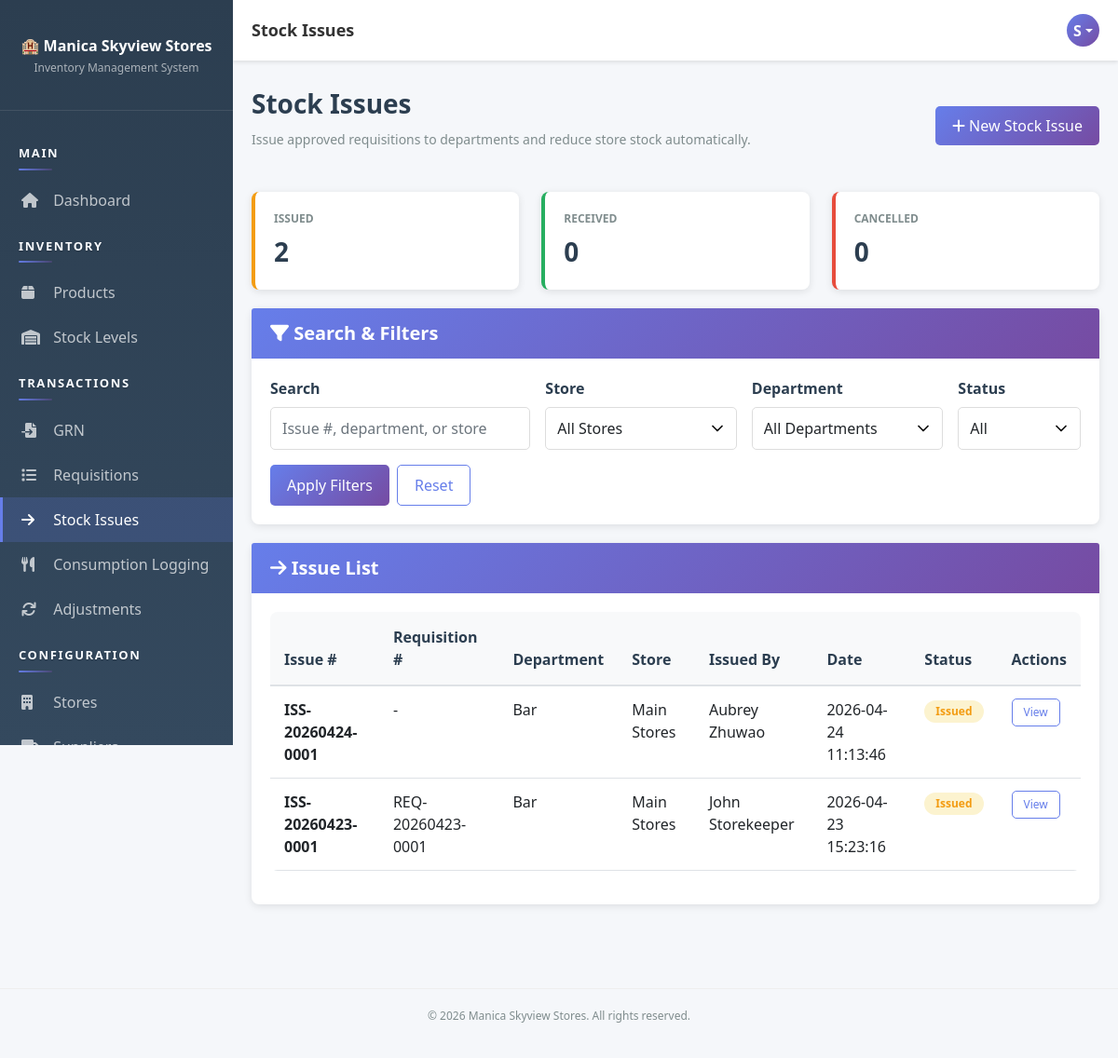
/pages/stock-issues/index.php (signed in), run on an earlier commit of the app's database.
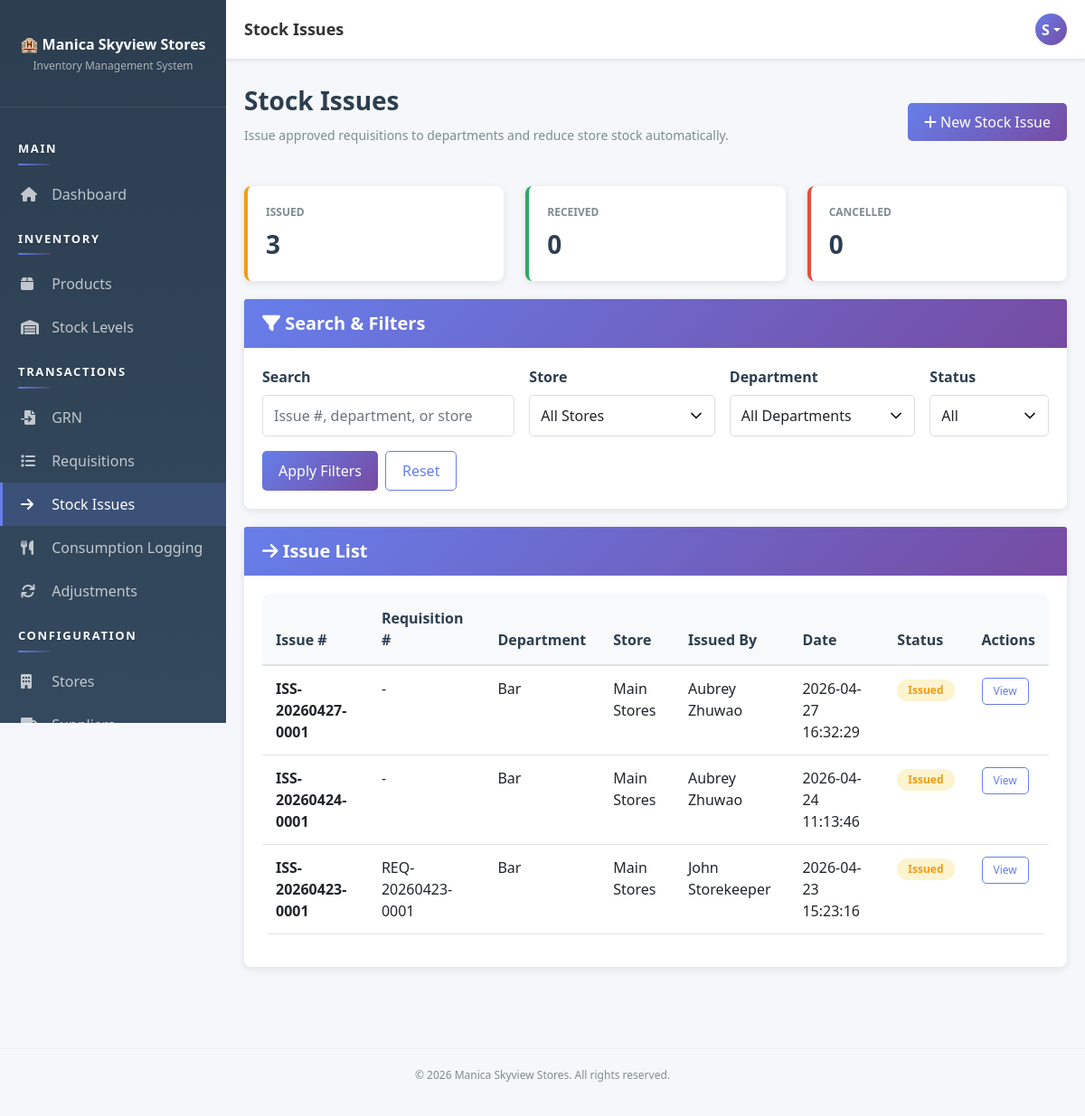
And on a later commit of the database.
### tables this page shows
CREATE TABLE `stock_issues` (
  `issue_id` int(11) NOT NULL AUTO_INCREMENT,
  `issue_number` varchar(50) NOT NULL,
  `requisition_id` int(11) DEFAULT NULL,
  `store_id` int(11) NOT NULL,
  `department_id` int(11) NOT NULL,
  `issued_by` int(11) NOT NULL,
  `issue_date` datetime DEFAULT current_timestamp(),
  `received_by` int(11) DEFAULT NULL,
  `received_date` datetime DEFAULT NULL,
  `status` enum('issued','received','cancelled') DEFAULT 'issued',
  `notes` text DEFAULT NULL,
  `created_at` timestamp NOT NULL DEFAULT current_timestamp(),
  `updated_at` timestamp NOT NULL DEFAULT current_timestamp() ON UPDATE current_timestamp(),
  PRIMARY KEY (`issue_id`),
  UNIQUE KEY `issue_number` (`issue_number`),
  KEY `requisition_id` (`requisition_id`),
  KEY `store_id` (`store_id`),
  KEY `department_id` (`department_id`),
  KEY `issued_by` (`issued_by`),
  KEY `received_by` (`received_by`),
  KEY `idx_issue_date` (`issue_date`),
  CONSTRAINT `stock_issues_ibfk_1` FOREIGN KEY (`requisition_id`) REFERENCES `requisitions` (`requisition_id`),
  CONSTRAINT `stock_issues_ibfk_2` FOREIGN KEY (`store_id`) REFERENCES `stores` (`store_id`),
  CONSTRAINT `stock_issues_ibfk_3` FOREIGN KEY (`department_id`) REFERENCES `departments` (`dept_id`),
  CONSTRAINT `stock_issues_ibfk_4` FOREIGN KEY (`issued_by`) REFERENCES `users` (`user_id`),
  CONSTRAINT `stock_issues_ibfk_5` FOREIGN KEY (`received_by`) REFERENCES `users` (`user_id`)
);

CREATE TABLE `departments` (
  `dept_id` int(11) NOT NULL AUTO_INCREMENT,
  `dept_name` varchar(100) NOT NULL,
  `dept_code` varchar(20) NOT NULL,
  `head_user_id` int(11) DEFAULT NULL,
  `status` enum('active','inactive') DEFAULT 'active',
  `monthly_budget` decimal(12,2) NOT NULL DEFAULT 0.00,
  `weekly_budget` decimal(12,2) NOT NULL DEFAULT 0.00,
  `created_at` timestamp NOT NULL DEFAULT current_timestamp(),
  PRIMARY KEY (`dept_id`),
  UNIQUE KEY `dept_code` (`dept_code`),
  KEY `head_user_id` (`head_user_id`),
  CONSTRAINT `departments_ibfk_1` FOREIGN KEY (`head_user_id`) REFERENCES `users` (`user_id`)
);

CREATE TABLE `stores` (
  `store_id` int(11) NOT NULL AUTO_INCREMENT,
  `store_name` varchar(100) NOT NULL,
  `store_code` varchar(20) NOT NULL,
  `location` varchar(100) DEFAULT NULL,
  `responsible_user_id` int(11) DEFAULT NULL,
  `description` text DEFAULT NULL,
  `status` enum('active','inactive') DEFAULT 'active',
  `created_at` timestamp NOT NULL DEFAULT current_timestamp(),
  `updated_at` timestamp NOT NULL DEFAULT current_timestamp() ON UPDATE current_timestamp(),
  PRIMARY KEY (`store_id`),
  UNIQUE KEY `store_code` (`store_code`),
  KEY `responsible_user_id` (`responsible_user_id`),
  CONSTRAINT `stores_ibfk_1` FOREIGN KEY (`responsible_user_id`) REFERENCES `users` (`user_id`)
);

CREATE TABLE `users` (
  `user_id` int(11) NOT NULL AUTO_INCREMENT,
  `username` varchar(50) NOT NULL,
  `email` varchar(100) NOT NULL,
  `password` varchar(255) NOT NULL,
  `full_name` varchar(100) NOT NULL,
  `role_id` int(11) NOT NULL,
  `status` enum('active','inactive') DEFAULT 'active',
  `created_at` timestamp NOT NULL DEFAULT current_timestamp(),
  `updated_at` timestamp NOT NULL DEFAULT current_timestamp() ON UPDATE current_timestamp(),
  PRIMARY KEY (`user_id`),
  UNIQUE KEY `username` (`username`),
  UNIQUE KEY `email` (`email`),
  KEY `role_id` (`role_id`),
  CONSTRAINT `users_ibfk_1` FOREIGN KEY (`role_id`) REFERENCES `roles` (`role_id`)
);

CREATE TABLE `requisitions` (
  `requisition_id` int(11) NOT NULL AUTO_INCREMENT,
  `requisition_number` varchar(50) NOT NULL,
  `department_id` int(11) NOT NULL,
  `store_id` int(11) NOT NULL,
  `requested_by` int(11) NOT NULL,
  `requested_date` datetime DEFAULT current_timestamp(),
  `status` enum('draft','pending','approved','rejected','issued') DEFAULT 'draft',
  `approved_by` int(11) DEFAULT NULL,
  `approval_date` datetime DEFAULT NULL,
  `rejection_reason` text DEFAULT NULL,
  `notes` text DEFAULT NULL,
  `created_at` timestamp NOT NULL DEFAULT current_timestamp(),
  `updated_at` timestamp NOT NULL DEFAULT current_timestamp() ON UPDATE current_timestamp(),
  PRIMARY KEY (`requisition_id`),
  UNIQUE KEY `requisition_number` (`requisition_number`),
  KEY `department_id` (`department_id`),
  KEY `store_id` (`store_id`),
  KEY `requested_by` (`requested_by`),
  KEY `approved_by` (`approved_by`),
  KEY `idx_requisition_date` (`requested_date`),
  CONSTRAINT `requisitions_ibfk_1` FOREIGN KEY (`department_id`) REFERENCES `departments` (`dept_id`),
  CONSTRAINT `requisitions_ibfk_2` FOREIGN KEY (`store_id`) REFERENCES `stores` (`store_id`),
  CONSTRAINT `requisitions_ibfk_3` FOREIGN KEY (`requested_by`) REFERENCES `users` (`user_id`),
  CONSTRAINT `requisitions_ibfk_4` FOREIGN KEY (`approved_by`) REFERENCES `users` (`user_id`)
);

### app/bootstrap.php (called while the page is built, shortened)
<?php
function autoload($class) {
    $paths = [
        __DIR__ . '/helpers/' . $class . '.php',
        __DIR__ . '/models/' . $class . '.php',
        __DIR__ . '/controllers/' . $class . '.php'
    ];
    foreach ($paths as $path) {
        if (file_exists($path)) {
            return;
        }
    }
}

### app/helpers/Database.php (called while the page is built, shortened)
<?php
class Database {
    private static $instance = null;
    private $connection = null;
    private function __construct() {
        try {
            $this->connection = new mysqli(DB_HOST, DB_USER, DB_PASS, DB_NAME);
            $this->connection->set_charset('utf8mb4');
        } catch (Exception $e) {
            die('Error: ' . $e->getMessage());
        }
    }
    public static function getInstance() {
        if (self::$instance === null) {
            self::$instance = new Database();
        }
        return self::$instance;
    }
    public function getConnection() {
        return $this->connection;
    }
}

### app/controllers/Controller.php (called while the page is built, shortened)
<?php
class Controller {
    protected $db;
    public function __construct() {
        $this->db = Database::getInstance()->getConnection();
        $this->loadCurrentUser();
    }
    protected function loadCurrentUser() {
        if (isset($_SESSION['user_id'])) {
            $sql = "SELECT u.*, r.role_name FROM users u
                    JOIN roles r ON u.role_id = r.role_id
                    WHERE u.user_id = ?";
            $stmt = $this->db->prepare($sql);
            $stmt->bind_param('i', $_SESSION['user_id']);
            $stmt->execute();
            $this->currentUser = $stmt->get_result()->fetch_assoc();
        }
    }
}

### app/controllers/StockIssueController.php (called while the page is built, shortened)
<?php
class StockIssueController extends Controller {
    public function getIssues($filters = [], $userId = null) {
        $sql = "SELECT si.*, d.dept_name, s.store_name, u.full_name AS issued_by_name,
                    rr.requisition_number
                FROM stock_issues si
                JOIN departments d ON si.department_id = d.dept_id
                JOIN stores s ON si.store_id = s.store_id
                JOIN users u ON si.issued_by = u.user_id
                LEFT JOIN requisitions rr ON si.requisition_id = rr.requisition_id
                WHERE 1 = 1";
        $types = '';
        $scope = $this->getIssueVisibilityScope($userId);
        $status = $filters['status'] ?? 'all';
        $sql .= " ORDER BY si.issue_date DESC, si.issue_id DESC";
        return $this->db->query($sql)->fetch_all(MYSQLI_ASSOC);
    }
    public function getStats($userId = null) {
        $stats = [
            'issued' => 0,
            'received' => 0,
            'cancelled' => 0
        ];
        $scope = $this->getIssueVisibilityScope($userId);
        $sql = "SELECT status, COUNT(*) AS c FROM stock_issues WHERE 1 = 1";
        $types = '';
        $params = [];
        $sql .= " GROUP BY status";
        if ($types !== '') {
            $stmt = $this->db->prepare($sql);
            $stmt->bind_param($types, ...$params);
            $stmt->execute();
            $result = $stmt->get_result();
        } else {
            $result = $this->db->query($sql);
        }
        while ($row = $result->fetch_assoc()) {
            if (array_key_exists($row['status'], $stats)) {
                $stats[$row['status']] = (int)$row['c'];
            }
        }
        return $stats;
    }
    private function getIssueVisibilityScope($userId) {
        $scope = [
            'department_id' => null,
            'store_id' => null,
            'deny_all' => false
        ];
        $sql = "SELECT r.role_name,
                       d.dept_id,
                       d.dept_code,
                       s.store_id
                FROM users u
                JOIN roles r ON r.role_id = u.role_id
                LEFT JOIN departments d ON d.status = 'active' AND d.dept_name = r.role_name
                LEFT JOIN stores s ON s.status = 'active'
                    AND d.dept_code IS NOT NULL
                    AND (
                        s.store_code = CONCAT(d.dept_code, '001')
                        OR s.store_code LIKE CONCAT(d.dept_code, '%')
                        OR s.store_name LIKE CONCAT(d.dept_name, '%')
                    )
                WHERE u.user_id = ?
                LIMIT 1";
        $stmt = $this->db->prepare($sql);
        $stmt->bind_param('i', $userId);
        $stmt->execute();
        $row = $stmt->get_result()->fetch_assoc();
        $roleName = (string)($row['role_name'] ?? '');
        if (in_array($roleName, ['Admin', 'Manager', 'Storekeeper'], true)) {
            return $scope;
        }
        $deptId = isset($row['dept_id']) ? (int)$row['dept_id'] : 0;
        $scope['department_id'] = $deptId;
        return $scope;
    }
}

### pages/stock-issues/index.php (the view, shortened to what the changed rows need)
<?php
require_once __DIR__ . '/../../app/bootstrap.php';
$controller = new StockIssueController();
$filters = [
    'q' => $_GET['q'] ?? '',
    'store_id' => $_GET['store_id'] ?? '',
    'department_id' => $_GET['department_id'] ?? '',
    'status' => $_GET['status'] ?? 'all'
];
$currentUserId = (int)($_SESSION['user_id'] ?? 0);
$issues = $controller->getIssues($filters, $currentUserId);
$stats = $controller->getStats($currentUserId);
include __DIR__ . '/../../app/views/layout-header.php';
?>
<div class="page-header d-flex justify-content-between align-items-center">
    <div>
        <h1>Stock Issues</h1>
    </div>
</div>
<div class="row">
    <div class="col-md-4"><div class="stat-card warning"><div class="stat-label">Issued</div><div class="stat-value"><?php echo (int)$stats['issued']; ?></div></div></div>
</div>
<div class="card">
    <div class="card-body">
        <?php if (!empty($issues)): ?>
            <div class="table-responsive">
                <table class="table">
                    <thead>
                        <tr>
                            <th>Issue #</th>
                            <th>Requisition #</th>
                            <th>Department</th>
                            <th>Store</th>
                            <th>Issued By</th>
                            <th>Date</th>
                            <th>Status</th>
                            <th>Actions</th>
                        </tr>
                    </thead>
                    <tbody>
                        <?php foreach ($issues as $issue): ?>
                            <?php
                            $badge = 'warning';
                            ?>
                            <tr>
                                <td><strong><?php echo htmlspecialchars($issue['issue_number']); ?></strong></td>
                                <td><?php echo htmlspecialchars($issue['requisition_number'] ?? '-'); ?></td>
                                <td><?php echo htmlspecialchars($issue['dept_name']); ?></td>
                                <td><?php echo htmlspecialchars($issue['store_name']); ?></td>
                                <td><?php echo htmlspecialchars($issue['issued_by_name']); ?></td>
                                <td><?php echo htmlspecialchars($issue['issue_date']); ?></td>
                                <td><span class="badge badge-<?php echo $badge; ?>"><?php echo ucfirst($issue['status']); ?></span></td>
                                <td><a href="<?php echo SITE_URL; ?>pages/stock-issues/view.php?id=<?php echo (int)$issue['issue_id']; ?>" class="btn btn-sm btn-outline-primary">View</a></td>
                            </tr>
                        <?php endforeach; ?>
                    </tbody>
                </table>
            </div>
        <?php else: ?>
            <div class="alert alert-info">No stock issues found.</div>
        <?php endif; ?>
    </div>
</div>
<?php include __DIR__ . '/../../app/views/layout-footer.php'; ?>

What changed in the data, as far as the page shows it:
added stock_issues: issue_number "ISS-20260427-0001", requisition_number "-", department.dept_name "Bar", store.store_name "Main Stores", issued_by.full_name "Aubrey Zhuwao", issue_date "2026-04-27 16:32:29", status "Issued"
Also different on the page:
$stats['issued']: "2" → "3"
